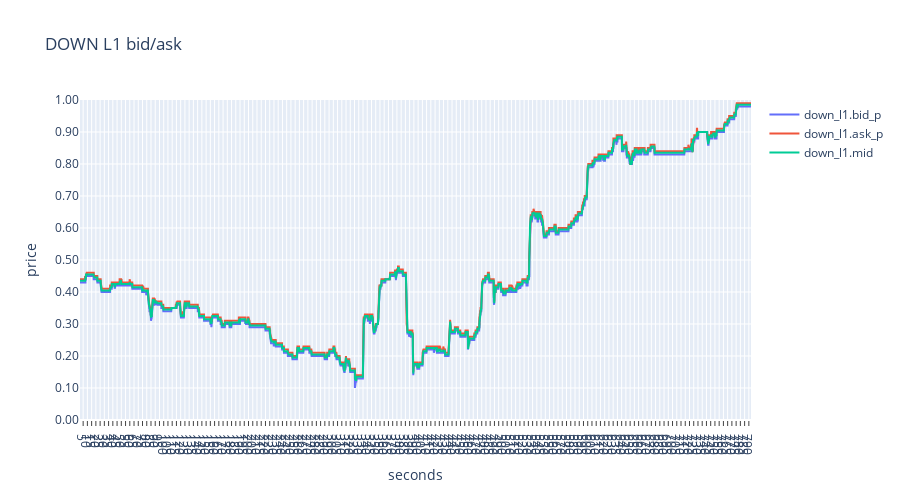

Notebook source saved alongside this figure:
### Code cell
plot_book_side(df, side='down')

### Figure 1 — Plotly figure (JSON) as saved in the notebook; plotly's stock layout.template omitted (floating-point values rounded to 4 significant figures; data arrays with more than 128 entries replaced by an {"elided": "..."} marker saying what was removed)
{"data": [{"mode": "lines", "name": "down_l1.bid_p", "type": "scatter", "x": {"elided": "17957 float values"}, "y": {"elided": "17957 float values"}}, {"mode": "lines", "name": "down_l1.ask_p", "type": "scatter", "x": {"elided": "17957 float values"}, "y": {"elided": "17957 float values"}}, {"mode": "lines", "name": "down_l1.mid", "type": "scatter", "x": {"elided": "17957 float values"}, "y": {"elided": "17957 float values"}}], "layout": {"height": 500, "hovermode": "x unified", "title": {"text": "DOWN L1 bid/ask"}, "xaxis": {"dtick": 5, "showgrid": true, "ticks": "outside", "title": {"text": "seconds"}}, "yaxis": {"dtick": 0.1, "range": [0, 1], "showgrid": true, "tickformat": ".2f", "title": {"text": "price"}}}}
